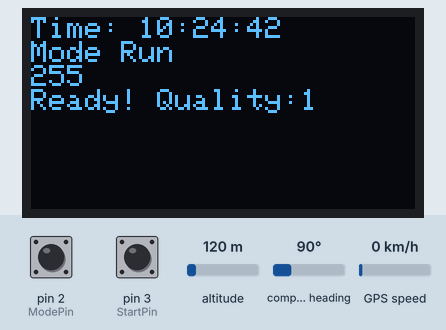
This sketch was run on a simulated Arduino Uno, built with avr-gcc and run on an emulated ATmega328P. Shown: 128×64 one-colour display. Inputs (shaded band) come from the test bench; at power-on: pin 2 (ModePin) LOW, pin 3 (StartPin) LOW, altitude 120 m, GPS speed 0 km/h, compass heading 90°. The GPS gets a fix after 3 s at 37.7749, -122.4194 with 8 satellites; what the sketch prints to the serial monitor is not drawn.

Above: at 12.2 s.
12.3 s: pin 2 (ModePin) pulled HIGH for 0.15 s
At 16.3 s:
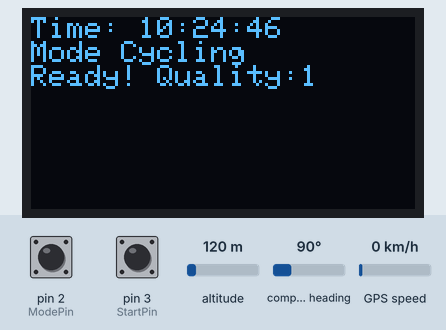
16.4 s: pin 2 (ModePin) pulled HIGH for 1 s
At 18.7 s:
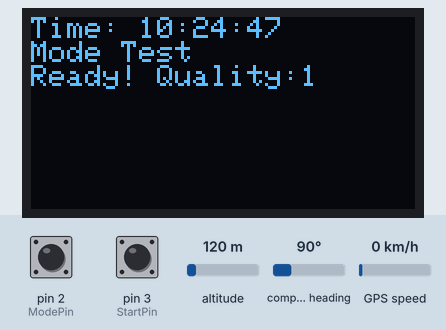
21.4 s: pin 3 (StartPin) pulled HIGH for 0.15 s
At 23.1 s:
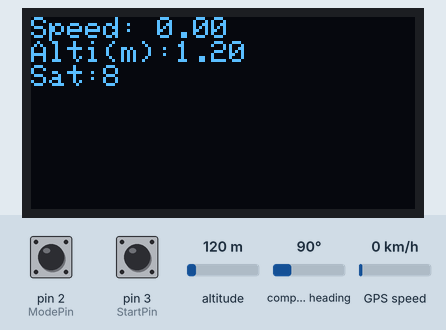
23.8 s: altitude set to 20 m
At 26.5 s:
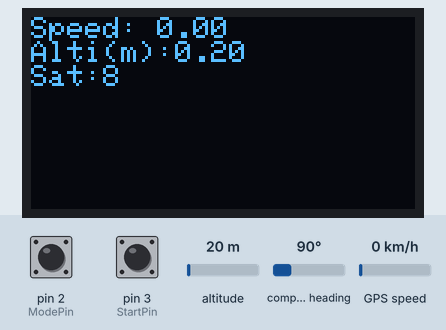
26.8 s: GPS speed set to 2 km/h
29.8 s: pin 3 (StartPin) pulled HIGH for 0.15 s
At 30.6 s:
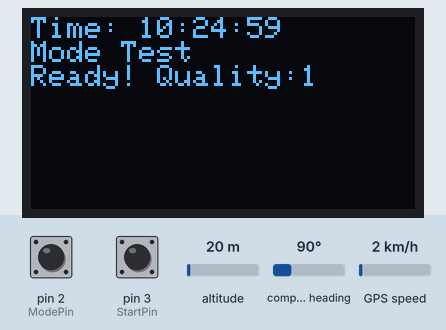
Timing chart, 0 to 32.8 s (numbered marks = the images above; inputs shaded):
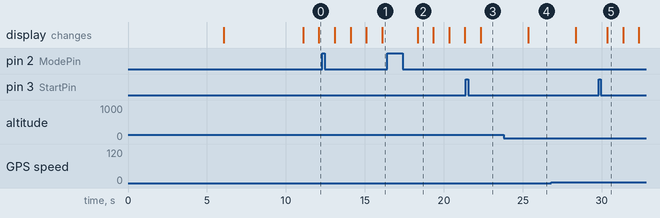

The sketch:

Version1_1.ino
```cpp
#include <EEPROM.h>

#include <SPI.h>
#include <Wire.h>

#include <Adafruit_GFX.h>
#include <Adafruit_SSD1306.h>

#include <Adafruit_GPS.h>
#include <SoftwareSerial.h>

SoftwareSerial mySerial(7, 9);
Adafruit_GPS GPS(&mySerial);
// Set GPSECHO to 'false' to turn off echoing the GPS data to the Serial console
// Set to 'true' if you want to debug and listen to the raw GPS sentences
#define GPSECHO  true

// If using software SPI (the default case):
#define OLED_MOSI   4
#define OLED_CLK   5
#define OLED_DC    6
#define OLED_CS    10
#define OLED_RESET 8
Adafruit_SSD1306 display(OLED_MOSI, OLED_CLK, OLED_DC, OLED_RESET, OLED_CS);

// Buttons
int ModePin = 2;
int StartPin = 3;

int utc;
void setup()   {

  Serial.begin(115200);
  delay(5000);


  // 9600 NMEA is the default baud rate for Adafruit MTK GPS's- some use 4800
  GPS.begin(9600);

  // RMC (recommended minimum) and GGA (fix data) including altitude
  GPS.sendCommand(PMTK_SET_NMEA_OUTPUT_RMCGGA);

  // Set the update rate
  GPS.sendCommand(PMTK_SET_NMEA_UPDATE_1HZ);   // 1 Hz update rate

  // Request updates on antenna status, comment out to keep quiet
  GPS.sendCommand(PGCMD_ANTENNA);

  delay(1000);
  // Ask for firmware version
  //mySerial.println(PMTK_Q_RELEASE);

  pinMode(ModePin, INPUT);
  pinMode(StartPin, INPUT);


  // by default, we'll generate the high voltage from the 3.3v line internally! (neat!)
  display.begin(SSD1306_SWITCHCAPVCC);
  // init done

  // Clear the buffer.
  display.clearDisplay();


  display.setTextSize(1);
  display.setTextColor(WHITE);
  display.setCursor(10,10);
  display.println("GPS Version 1");
  display.display();
  delay(3000);
  display.clearDisplay();

  if (digitalRead(ModePin) == HIGH){
    utctime();
  }
  delay(2000);
  utc = EEPROM.read(0);
}

int m = 0; // Mode
int n = 0; // Start
int k = 0; // Counter mode
int l = 0;

// define hour with corrected utc
int sec;
int minu;
int hour;
int day;
int month;
int year;

// define chrono
int sc = 0;
int mc = 0;
int hc = 0;

int * date;

uint32_t t0;
uint32_t timer = millis();


void loop() {
  char c = GPS.read();
  // if you want to debug, this is a good time to do it!
  if ((c) && (GPSECHO))
    Serial.write(c);

  // if a sentence is received, we can check the checksum, parse it...
  if (GPS.newNMEAreceived()) {
    if (!GPS.parse(GPS.lastNMEA()))   // this also sets the newNMEAreceived() flag to false
      return;  // we can fail to parse a sentence in which case we should just wait for another
  }

  // Change mode pressing Mode
  if (digitalRead(ModePin) == HIGH && n == 0) {
    m++;
    if (m==3)
      m=0;
    delay(300);
  }
  // Counter for other display mode
  if (digitalRead(ModePin) == HIGH && n == 1){
    k = 0;
  }

  // Select mode pressing start
  if (digitalRead(StartPin) == HIGH) {
    n++;
    if (n==2)
      n=0;
    delay(300);
  }


  // if millis() or timer wraps around, we'll just reset it
  if (timer > millis())  timer = millis();


  // approximately every 1 seconds or so, print out the current stats
  if (millis() - timer > 1000) {
    timer = millis(); // reset the timer
    //date = dateutc(GPS.year,GPS.month,GPS.day,GPS.hour,utc);
    // add definition of new time with the zones and convert coordinates
    if (GPS.fix){
      date = dateutc(GPS.year,GPS.month,GPS.day,GPS.hour,utc);
      year = date[0];
      month = date[1];
      day = date[2];
      hour = date[3];
      minu = GPS.minute;
      sec = GPS.seconds;
    }

    // Mode Menu with display of hour and status of GPS with quality
    if (n == 0){
      display.setTextSize(1);
      display.setTextColor(WHITE);
      display.setCursor(0,0);

      display.print("Time: ");
      if (GPS.hour <10) display.print('0'); display.print(GPS.hour, DEC); display.print(':');
      if (GPS.minute <10) display.print('0'); display.print(GPS.minute, DEC); display.print(':');
      if (GPS.seconds <10) display.print('0'); display.println(GPS.seconds, DEC);
      if (m == 0){
        display.println("Mode Run");display.println(utc);
      }
      if (m == 1){
        display.println("Mode Cycling");
      }
      if (m == 2){
        display.println("Mode Test");
      }
      if (GPS.fix){
        display.print("Ready! Quality:"); display.println((int)GPS.fixquality);
        display.display();
        display.clearDisplay();
      }
      else{
        display.print("Wait for fix...");
        display.display();
        display.clearDisplay();
      }
    }
    // Mode Run starts if gps fix
    if (n==1 && m==0 && GPS.fix){


      // define t0 time when runs for the first time and create the chronometer
      if (l==0) t0 = millis();
      l++;
      sc = (int)((millis() -  t0)/1000 + 0.5)-mc*60-hc*60*60;
      if (sc == 60){
        sc = 0;
        mc++;
      }
      if (mc == 60){
        mc = 0;
        hc++;
      }
      // save coordinates and calculate distance with the previous one


      display.setTextSize(2);
      display.setTextColor(WHITE);
      display.setCursor(0,0);
      if(hc<10)display.print('0'); display.print(hc, DEC); display.print(':');
      if(mc<10)display.print('0');display.print(mc, DEC); display.print(':');
      if(sc<10)display.print('0');display.println(sc, DEC);

      display.setCursor(0,15);
      display.println("36.2K");

      display.setTextSize(1);
      display.setCursor(95,0);
      display.print((int)GPS.satellites);display.println("sat");

      display.fillRect(102, 9, 15, 4,WHITE);
      display.fillRect(117, 10, 2, 2,WHITE);


      display.setTextSize(2);
      display.setCursor(75,15);
      display.println(60/(GPS.speed*1.852));


      display.display();
      display.clearDisplay();

      // save date and coordinates


    }
    if (n==1 && m==2 && GPS.fix){
      display.setTextSize(1);
      display.setTextColor(WHITE);
      display.setCursor(0,0);

      Serial.print("Lat: ");
      Serial.print(GPS.latitude, 4); Serial.println(GPS.lat);
      Serial.print("Lon:");
      Serial.println(GPS.longitude, 4); Serial.println(GPS.lon);
      display.print("Speed: "); display.println(GPS.speed*1.852);
      display.print("Alti(m):"); display.println(GPS.altitude/100);
      display.print("Sat:"); display.println((int)GPS.satellites);
      display.display();
      display.clearDisplay();
  }


/*
  delay(200);
  switch (m) {
    case 1:

      while (digitalRead(ModePin) == LOW) {
        display.setTextSize(2);
        display.setTextColor(WHITE);
        display.setCursor(0,0);
        display.println("...GPS...");
        display.display();
        display.clearDisplay();
        if (GPS.fix){
          while (digitalRead(StartPin) == LOW) {
            display.setTextSize(2);
            display.setTextColor(WHITE);
            display.setCursor(0,0);
            display.println("Ready?");
            display.display();
            display.clearDisplay();
          }
          delay(200);
          run();
        }
      }
      break;
    case 2:
      display.setTextSize(2);
      display.setTextColor(WHITE);
      display.setCursor(0,0);
      display.println("Start Cycling");
      display.display();
      delay(2000);
      display.clearDisplay();
      break;
  }
*/
  }
}


void utctime(){
  display.setTextSize(2);
  display.setTextColor(WHITE);
  display.setCursor(0,0);
  display.print("UTC");
  display.display();
  display.clearDisplay();
  delay(1000);
  int n = 0;
  int i = 0;
  while (digitalRead(StartPin) == LOW) {
    if (digitalRead(ModePin) == HIGH) {
      n++;
      i++;
      if (n == 27) n = 0;
      if (i == 15) i = -12;
      delay(300);
    }
    display.setTextSize(2);
    display.setTextColor(WHITE);
    display.setCursor(0,0);
    display.print("UTC  ");
    if (i>0) display.print("+");
    display.println(i);
    display.display();
    display.clearDisplay();
  }
  EEPROM.update(0, n);
  delay(300);
  display.display();
  display.clearDisplay();
}


// function input hour day month year utc time and return corrected time and date
int * dateutc(int year,int month,int day,int hour,int utc) {
  int y, m, d, h;
  if (utc>14){
    utc = utc -12-15;
  }
  y = year;
  m = month;
  d = day;
  h = hour+utc;
  if(h<0){
    h=h+24;
    d = d-1;
    if (d<1){
      d = 31;
      m = m-1;
      if (m<1){
        m=12;
        y=y-1;
      }
    }
  }
  if(h>23){
    h=h-24;
    d = d+1;
    if (d>31){
      d = 1;
      m = m+1;
      if (m>12){
        m=1;
        y=y+1;
      }
    }
  }
  int val [] = {y,m,d,h};
  return val;
}
// function input two coordinates and return distance between the two
```

Measured:
- after the input at 12.3 s, the display: first changes after 0.79 s (image 1 shows a later state)
- after the input at 16.4 s, the display: changes after 1.9 s (image 2)
- after the input at 21.4 s, the display: changes after 0.94 s (image 3)
- after the input at 23.8 s, the display: changes after 1.5 s (image 4)
- after the input at 29.8 s, the display: changes after 0.54 s (image 5)
- what the display in image 2 shows lasts 1.0 s, from 18.3 s to 19.3 s
